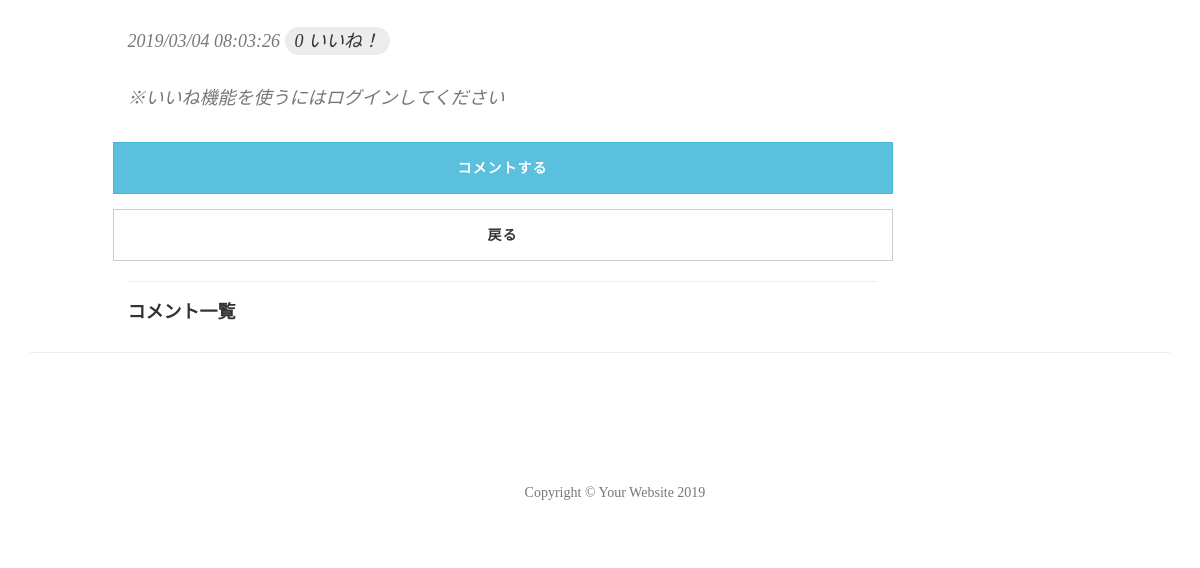
Page /8 (lower part) on the earlier database version.
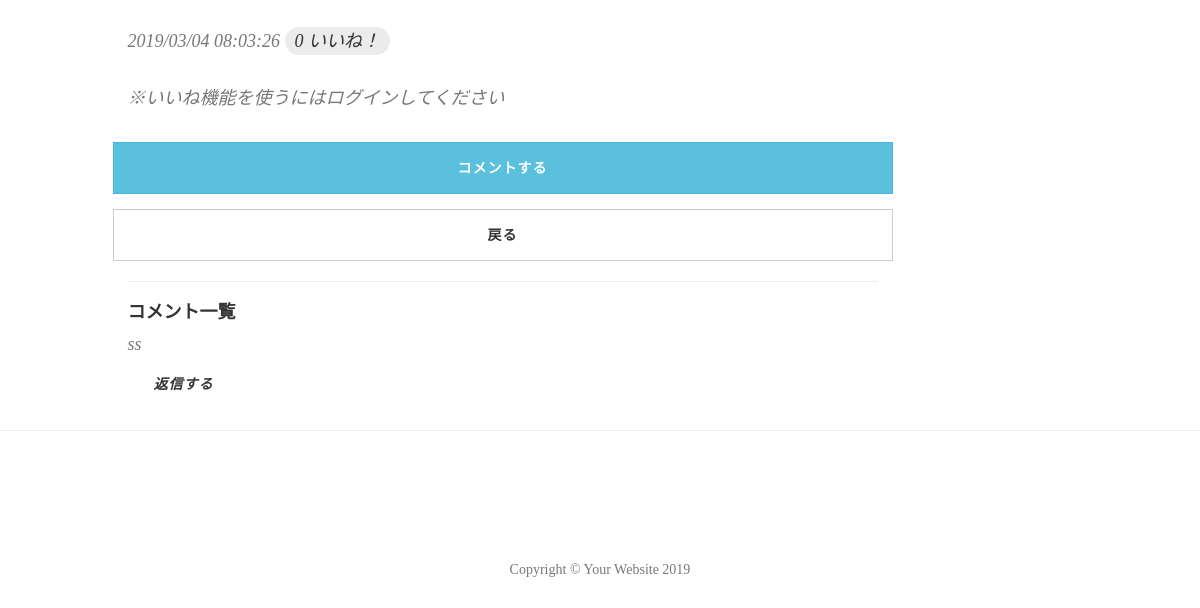
Same page on the later database version.
### blog/models.py (models this page shows, shortened)
class Comment(models.Model):
    content = models.TextField('コメント')
    post = models.ForeignKey(Blog, verbose_name='対象記事', on_delete=models.CASCADE)
    parent = models.ForeignKey('self', verbose_name='親コメント', null=True, blank=True, on_delete=models.CASCADE)

### blog/views.py (the view)
# urls.py: path('<int:pk>', views.BlogDetailView.as_view(), name="detail"),
class BlogDetailView(DetailView):
    model = Blog
    def get_context_data(self, **kwargs):
        context = super().get_context_data(**kwargs)
        context['comment_list'] = self.object.comment_set.filter(parent__isnull=True)
        context['like_cnt'] = Like.objects.filter(post=kwargs['object']).count()
        return context

### blog/templates/blog/blog_detail.html (shortened to what this page needs)
{% extends "base.html" %}
{% load static %}
{% block body %}
<head>
</head>
<div class="post-preview">
    {% if object.photo %}
    <img src="{{ object.photo.url }}" class="img-responsive"><br>
    {% endif %}
    <p class="post-meta">{{object.posted_date|date:"Y/m/d h:m:s"}}
        <a onclick="api_like()" class="btn-gradient-radius"><span id="like">{{ like_cnt }} </span>いいね！</a>
    </p>
    {% if not user.is_authenticated %}
    <p class="post-meta">※いいね機能を使うにはログインしてください</p>
    {% endif %}
    <div class="form-group row">
        <div class="col-sm">
            <a href="{% url 'comment_create' object.pk %}" class="btn btn-info btn-block">コメントする</a>
        </div>
    </div>
    <div class="form-group row">
        <div class="col-sm">
            <a href="{% url 'index' %}" class="btn btn-default btn-block">戻る</a>
        </div>
    </div>
    <hr>
    <h4 class="title is-5">コメント一覧</h4>
    {% for comment in comment_list %}
    <div class="post-preview">
        <div class="post-meta">
            {{ comment.content }}
            <br>
            <a href="{% url 'reply_create' comment.pk %}" class="btn">返信する</a>
        </div>
    </div>
</div>
{% endfor %}
{% endblock %}

Differences in the rows shown:
added Comment: content "ss"
